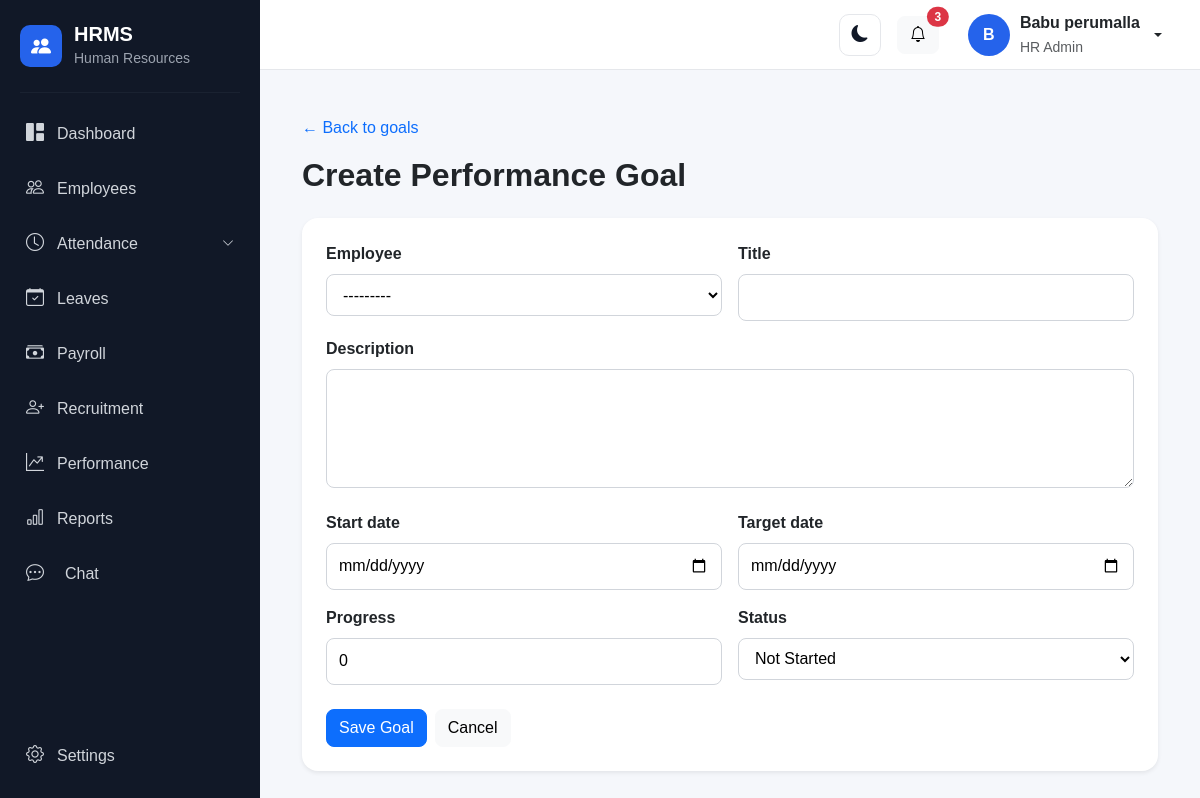
Page /performance/goals/create/ (signed in) on the committed database.
### account/models.py (models this page shows, shortened)
class User(AbstractUser):
    class Role(models.TextChoices):
        SUPER_ADMIN = "SUPER_ADMIN", "Super Admin"
        HR_ADMIN = "HR_ADMIN", "HR Admin"
        MANAGER = "MANAGER", "Manager"
        EMPLOYEE = "EMPLOYEE", "Employee"
        RECRUITER = "RECRUITER", "Recruiter"
        PAYROLL_ADMIN = "PAYROLL_ADMIN", "Payroll Admin"
    objects = HRMSUserManager()
    role = models.CharField(
        max_length=30,
        choices=Role.choices,
        default=Role.EMPLOYEE,
    )
    phone = models.CharField(
        max_length=15,
        blank=True,
        null=True,
    )
    profile_picture = models.ImageField(
        upload_to="profile_pictures/",
        blank=True,
        null=True,
    )
    must_change_password = models.BooleanField(
        default=False,
        help_text="If enabled, the user must change their password after logging in.",
    )

### employees/models.py (models this page shows)
class Employee(models.Model):
    class Role(models.TextChoices):
        EMPLOYEE = "EMPLOYEE", "Employee"
        MANAGER = "MANAGER", "Manager"
        HR_ADMIN = "HR_ADMIN", "HR Admin"
        SUPER_ADMIN = "SUPER_ADMIN", "Super Admin"
    class Gender(models.TextChoices):
        MALE = "MALE", "Male"
        FEMALE = "FEMALE", "Female"
        OTHER = "OTHER", "Other"
    class EmploymentType(models.TextChoices):
        FULL_TIME = "FULL_TIME", "Full Time"
        PART_TIME = "PART_TIME", "Part Time"
        CONTRACT = "CONTRACT", "Contract"
        INTERN = "INTERN", "Intern"
    class EmploymentStatus(models.TextChoices):
        ACTIVE = "ACTIVE", "Active"
        BENCH = "BENCH", "Bench"
        ON_LEAVE = "ON_LEAVE", "On Leave"
        RESIGNED = "RESIGNED", "Resigned"
        TERMINATED = "TERMINATED", "Terminated"
        RETIRED = "RETIRED", "Retired"
    class WorkArrangement(models.TextChoices):
        ONSITE = "ONSITE", "Onsite"
        REMOTE = "REMOTE", "Remote"
        HYBRID = "HYBRID", "Hybrid"
        CLIENT_SITE = "CLIENT_SITE", "Client Site"
    user = models.OneToOneField(
        settings.AUTH_USER_MODEL,
        on_delete=models.SET_NULL,
        null=True,
        blank=True,
        related_name="employee_profile",
    )
    role = models.CharField(
        max_length=20,
        choices=Role.choices,
        default=Role.EMPLOYEE,
    )
    work_arrangement = models.CharField(
        max_length=20,
        choices=WorkArrangement.choices,
        default=WorkArrangement.ONSITE,
    )
    employee_id = models.CharField(
        max_length=20,
        unique=True,
    )
    first_name = models.CharField(
        max_length=100,
    )
    middle_name = models.CharField(
        max_length=100,
        blank=True,
    )
    last_name = models.CharField(
        max_length=100,
    )
    date_of_birth = models.DateField(
        null=True,
        blank=True,
    )
    gender = models.CharField(
        max_length=20,
        choices=Gender.choices,
        blank=True,
    )
    email = models.EmailField(
        blank=True,
    )
    phone = models.CharField(
        max_length=20,
        blank=True,
    )
    alternate_phone = models.CharField(
        max_length=20,
        blank=True,
    )
    address = models.TextField(
        blank=True,
    )
    city = models.CharField(
        max_length=100,
        blank=True,
    )
    state = models.CharField(
        max_length=100,
        blank=True,
    )
    country = models.CharField(
        max_length=100,
        default="India",
    )
    postal_code = models.CharField(
        max_length=20,
        blank=True,
    )
    company = models.ForeignKey(
        "organization.Company",
        on_delete=models.PROTECT,
        related_name="employees",
        null=True,
        blank=True
    )
    department = models.ForeignKey(
        "organization.Department",
        on_delete=models.PROTECT,
        related_name="employees",
        null=True,
        blank=True,
    )
    designation = models.ForeignKey(
        "organization.Designation",
        on_delete=models.PROTECT,
        related_name="employees",
        null=True,
        blank=True,
    )
    branch = models.ForeignKey(
        "organization.Branch",
        on_delete=models.PROTECT,
        related_name="employees",
        null=True,
        blank=True,
    )
    work_location = models.ForeignKey(
        "organization.WorkLocation",
        on_delete=models.PROTECT,
        related_name="employees",
        null=True,
        blank=True,
    )
    employment_type = models.CharField(
        max_length=20,
        choices=EmploymentType.choices,
        default=EmploymentType.FULL_TIME,
    )
    employment_status = models.CharField(
        max_length=20,
        choices=EmploymentStatus.choices,
        default=EmploymentStatus.ACTIVE,
    )
    joining_date = models.DateField()
    confirmation_date = models.DateField(
        null=True,
        blank=True,
    )
    resignation_date = models.DateField(
        null=True,
        blank=True,
    )
    termination_date = models.DateField(
        null=True,
        blank=True,
    )
    reporting_manager = models.ForeignKey(
        "self",
        on_delete=models.SET_NULL,
        null=True,
        blank=True,
        related_name="team_members",
    )
    profile_photo = models.ImageField(
        upload_to="employees/profile/",
        blank=True,
        null=True,
    )
    created_at = models.DateTimeField(
        auto_now_add=True,
    )
    updated_at = models.DateTimeField(
        auto_now=True,
    )
    class Meta:
        ordering = ["first_name", "last_name"]
    def __str__(self):
        return f"{self.employee_id} - {self.get_full_name()}"
    def get_full_name(self):
        return " ".join(
            filter(
                None,
                [
                    self.first_name,
                    self.middle_name,
                    self.last_name,
                ],
            )
        )

### performance/views.py (the view, shortened to what this page needs)
# urls.py: path("goals/create/", views.goal_create, name="goal_create"),
@login_required
@hr_or_manager_required
def goal_create(request):
    form = PerformanceGoalForm(request.POST or None)
    return render(
        request,
        "performance/goal_form.html",
        {
            "form": form,
            "page_title": "Create Performance Goal",
        },
    )

### templates/performance/goal_form.html (shortened to what this page needs)
{% extends "base.html" %}
{% block content %}
<div class="container py-3" style="max-width:900px">
  <a href="{% url 'performance:goal_list' %}" class="text-decoration-none">← Back to goals</a>
  <h2 class="fw-bold mt-3 mb-4">{{ page_title }}</h2>
  <form method="post" class="card border-0 shadow-sm rounded-4">
    <div class="card-body p-4">
      <div class="row g-3">
        {% for field in form %}
        <div class="{% if field.name == 'description' %}col-12{% else %}col-md-6{% endif %}">
          <label class="form-label fw-semibold" for="{{ field.id_for_label }}">{{ field.label }}</label>
          {{ field }}
        </div>
        {% endfor %}
      </div>
      <div class="d-flex gap-2 mt-4">
        <button type="submit" class="btn btn-primary">Save Goal</button>
        <a href="{% url 'performance:goal_list' %}" class="btn btn-light">Cancel</a>
      </div>
    </div>
  </form>
</div>
{% endblock %}

### templates/base.html (shortened to what this page needs)
{% load static %}
<!DOCTYPE html>
<html lang="en">
<head>
    <link href="https://cdn.jsdelivr.net/npm/bootstrap@5.3.3/dist/css/bootstrap.min.css" rel="stylesheet">
    <link rel="stylesheet" href="https://cdn.jsdelivr.net/npm/bootstrap-icons@1.11.3/font/bootstrap-icons.min.css">
    <link rel="stylesheet" href="{% static 'css/style.css' %}">
</head>
<body>
    <div class="d-flex min-vh-100">
        <aside class="sidebar" id="sidebar">
            <div class="sidebar-brand">
                <div class="brand-icon">
                    <i class="bi bi-people-fill"></i>
                </div>
                <div>
                    <h5 class="mb-0">
                        HRMS
                    </h5>
                    <small>
                        Human Resources
                    </small>
                </div>
            </div>
            <hr>
            <nav class="sidebar-menu">
                <a href="{% url 'dashboard' %}" class="sidebar-link">
                    <i class="bi bi-grid-1x2-fill"></i>
                    <span>
                        Dashboard
                    </span>
                </a>
                <a href="{% url 'employee_list' %}" class="sidebar-link">
                    <i class="bi bi-people"></i>
                    <span>
                        Employees
                    </span>
                </a>
                <a class="sidebar-link" data-bs-toggle="collapse" href="#attendanceMenu"
                    role="button" aria-expanded="false" aria-controls="attendanceMenu">
                    <i class="bi bi-clock"></i>
                    <span class="flex-grow-1">
                        Attendance
                    </span>
                    <i class="bi bi-chevron-down organization-arrow"></i>
                </a>
                <a href="{% url 'leave_dashboard' %}" class="sidebar-link">
                    <i class="bi bi-calendar-check"></i>
                    <span>
                        Leaves
                    </span>
                </a>
                <a href="{% url 'payroll:payroll_dashboard' %}" class="sidebar-link">
                    <i class="bi bi-cash-stack"></i>
                    <span>
                        Payroll
                    </span>
                </a>
                {% if user.role == "HR_ADMIN" %}
                <a href="{% url 'recruitment:dashboard' %}" class="sidebar-link">
                    <i class="bi bi-person-plus"></i>
                    <span>
                        Recruitment
                    </span>
                </a>
                {% endif %}
                <a href="{% url 'performance:dashboard' %}" class="sidebar-link">
                    <i class="bi bi-graph-up-arrow"></i>
                    <span>
                        Performance
                    </span>
                </a>
                {% if user.role == "HR_ADMIN" or user.role == "SUPER_ADMIN" %}
                <a href="{% url 'reports:dashboard' %}" class="sidebar-link">
                    <i class="bi bi-bar-chart"></i>
                    <span>
                        Reports
                    </span>
                </a>
                {% endif %}
                <a href="{% url 'chat:home' %}"
                    class="sidebar-link {% if request.resolver_match.namespace == 'chat' %}active{% endif %}">
                    <i class="bi bi-chat-dots me-2"></i>
                    <span>Chat</span>
                </a>
            </nav>
            <div class="sidebar-bottom">
                <a href="{% url 'settings' %}" class="sidebar-link">
                    <i class="bi bi-gear"></i>
                    <span>
                        Settings
                    </span>
                </a>
            </div>
        </aside>
        <div class="main-wrapper">
            <nav class="top-navbar">
                <div class="ms-auto d-flex align-items-center gap-3">
                    <button type="button" class="btn theme-toggle" id="themeToggle" aria-label="Switch to dark mode"
                        title="Switch to dark mode">
                        <i class="bi bi-moon-fill" id="themeToggleIcon"></i>
                    </button>
                    <button type="button" class="btn btn-light position-relative">
                        <i class="bi bi-bell"></i>
                        <span class="position-absolute top-0 start-100 translate-middle badge rounded-pill bg-danger">
                            3
                        </span>
                    </button>
                    <div class="dropdown">
                        <button type="button" class="btn user-menu dropdown-toggle" data-bs-toggle="dropdown">
                            <div class="user-avatar overflow-hidden d-flex align-items-center justify-content-center"
                                 style="width:42px; height:42px; min-width:42px; border-radius:50%;">
                                {% if user.employee_profile.profile_photo %}
                                    <img src="{{ user.employee_profile.profile_photo.url }}"
                                         alt="{{ user.get_full_name|default:user.username }}"
                                         style="width:100%; height:100%; object-fit:cover; border-radius:50%;">
                                {% elif user.profile_picture %}
                                    <img src="{{ user.profile_picture.url }}"
                                         alt="{{ user.get_full_name|default:user.username }}"
                                         style="width:100%; height:100%; object-fit:cover; border-radius:50%;">
                                {% else %}
                                    {{ user.first_name|first|default:user.username|first|upper }}
                                {% endif %}
                            </div>
                            <div class="d-none d-md-block text-start">
                                <div class="fw-semibold">
                                    {{ user.get_full_name|default:user.username }}
                                </div>
                                <small class="text-muted">
                                    {{ user.get_role_display }}
                                </small>
                            </div>
                        </button>
                    </div>
                </div>
            </nav>
            <main class="content-area">
                {% block content %}
                {% endblock %}
            </main>
        </div>
    </div>
</body>
</html>

### rows in the picture
User: first_name|first "B", get_full_name "Babu perumalla", role "HR Admin"
Employee: form "---------"

### other values in the picture
{{ page_title }} "Create Performance Goal"
{{ field.label }} "Employee" "Title" "Description" "Start date" "Target date" "Progress" "Status"
